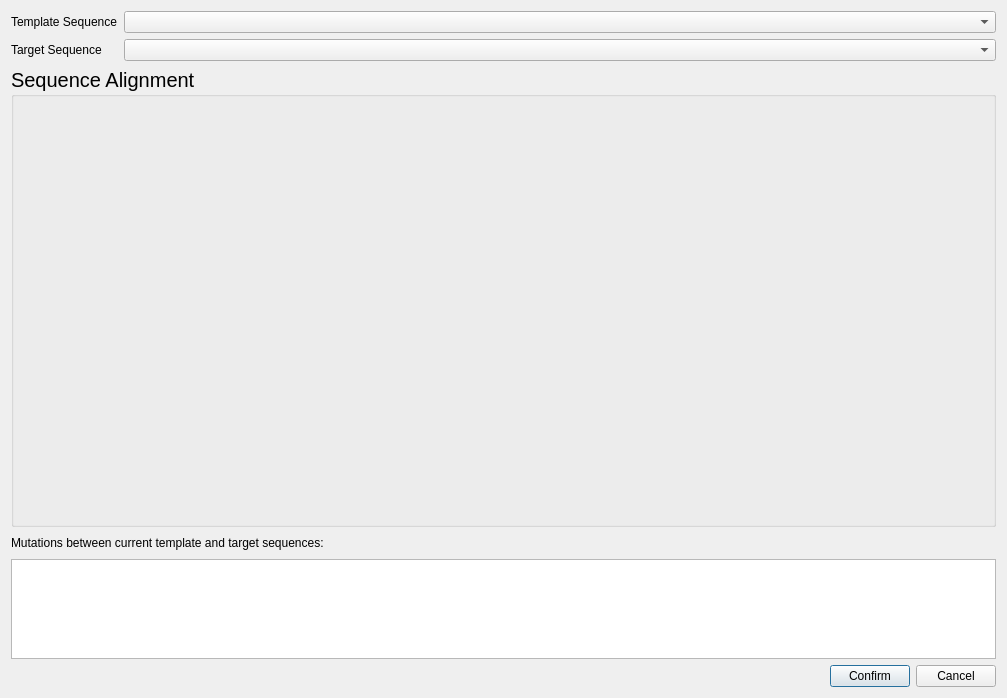
<?xml version="1.0" encoding="UTF-8"?>
<ui version="4.0">
 <class>IdMutationDialog</class>
 <widget class="QDialog" name="IdMutationDialog">
  <property name="geometry">
   <rect>
    <x>0</x>
    <y>0</y>
    <width>1007</width>
    <height>698</height>
   </rect>
  </property>
  <property name="windowTitle">
   <string>Dialog</string>
  </property>
  <layout class="QGridLayout" name="gridLayout_2">
   <item row="0" column="0">
    <widget class="QLabel" name="label">
     <property name="text">
      <string>Template Sequence</string>
     </property>
    </widget>
   </item>
   <item row="0" column="1" colspan="3">
    <widget class="QComboBox" name="comboBoxTemplate"/>
   </item>
   <item row="1" column="0">
    <widget class="QLabel" name="label_2">
     <property name="text">
      <string>Target Sequence</string>
     </property>
    </widget>
   </item>
   <item row="1" column="1" colspan="3">
    <widget class="QComboBox" name="comboBoxTarget"/>
   </item>
   <item row="2" column="0" colspan="4">
    <widget class="QGroupBox" name="groupBoxHTML">
     <property name="font">
      <font>
       <pointsize>15</pointsize>
      </font>
     </property>
     <property name="title">
      <string>Sequence Alignment</string>
     </property>
     <layout class="QGridLayout" name="gridLayout_4">
      <item row="0" column="0">
       <layout class="QGridLayout" name="gridLayoutHTML"/>
      </item>
     </layout>
    </widget>
   </item>
   <item row="4" column="0" colspan="4">
    <widget class="QTextEdit" name="textEdit">
     <property name="maximumSize">
      <size>
       <width>16777215</width>
       <height>100</height>
      </size>
     </property>
    </widget>
   </item>
   <item row="5" column="2">
    <widget class="QPushButton" name="pushButtonConfirm">
     <property name="text">
      <string>Confirm</string>
     </property>
     <property name="default">
      <bool>true</bool>
     </property>
     <property name="flat">
      <bool>false</bool>
     </property>
    </widget>
   </item>
   <item row="5" column="3">
    <widget class="QPushButton" name="pushButtonCancel">
     <property name="text">
      <string>Cancel</string>
     </property>
    </widget>
   </item>
   <item row="5" column="1">
    <spacer name="horizontalSpacer">
     <property name="orientation">
      <enum>Qt::Horizontal</enum>
     </property>
     <property name="sizeHint" stdset="0">
      <size>
       <width>40</width>
       <height>20</height>
      </size>
     </property>
    </spacer>
   </item>
   <item row="3" column="0" colspan="3">
    <widget class="QLabel" name="label_3">
     <property name="maximumSize">
      <size>
       <width>16777215</width>
       <height>20</height>
      </size>
     </property>
     <property name="text">
      <string>Mutations between current template and target sequences:</string>
     </property>
    </widget>
   </item>
  </layout>
 </widget>
 <resources/>
 <connections/>
</ui>
